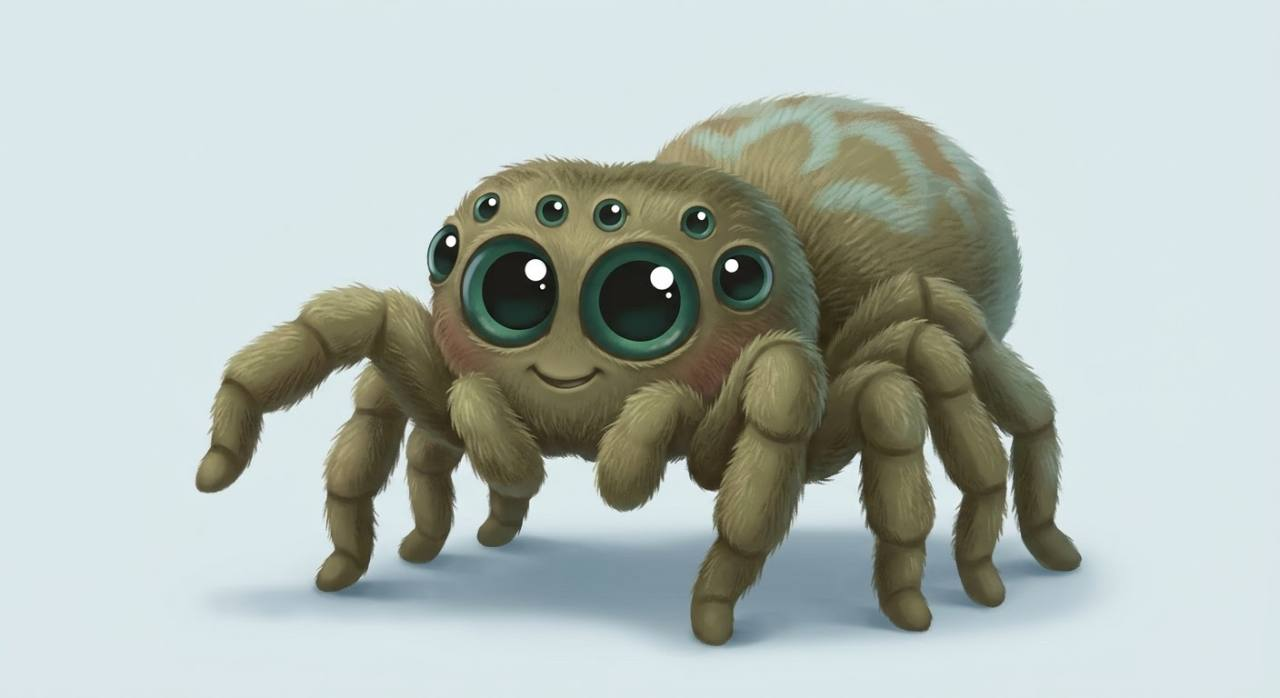
#> input picture tools/drawing-studio/assets/spider-reference.jpg, 1280 x 698 px
$ python -i shape_geometry.py   (imports and definitions only)   (older library calls are emulated)
#> lines starting #> are read from the running program, lines starting #| are printed output that depends on the picture; after the words box and inside, x2 and y2 are one past the last pixel; in counts of white or black regions, pixels touching at a corner belong together
"""Image-only primitive proposals and explainable geometric support measurements.

Scores are heuristic evidence scores, not calibrated probabilities or part labels.
No authored spider guides or vision-model responses are imported here.
"""
from collections import defaultdict
import math

import cv2
import numpy as np


def ellipse_points(geometry,count=180):
    cx,cy,a,b,angle=geometry
    t=np.linspace(0,2*math.pi,count,endpoint=False)
    co,si=math.cos(angle),math.sin(angle)
    return np.column_stack((cx+a*np.cos(t)*co-b*np.sin(t)*si,cy+a*np.cos(t)*si+b*np.sin(t)*co)).astype(np.float32)


def polygon_points(vertices,count=180):
    vertices=np.asarray(vertices,dtype=np.float32).reshape(-1,2)
    lengths=np.linalg.norm(np.roll(vertices,-1,axis=0)-vertices,axis=1)
    if lengths.sum()==0:return np.repeat(vertices[:1],count,axis=0)
    samples=[]
    for i,length in enumerate(lengths):
        n=max(2,round(count*length/lengths.sum()))
        for t in np.linspace(0,1,n,endpoint=False):samples.append(vertices[i]*(1-t)+vertices[(i+1)%len(vertices)]*t)
    return np.asarray(samples,dtype=np.float32)


def edge_evidence(gray):
    smoothed=cv2.GaussianBlur(gray,(0,0),1.3)
    edges=cv2.Canny(smoothed,35,100)
    gx=cv2.Sobel(smoothed,cv2.CV_32F,1,0,ksize=3);gy=cv2.Sobel(smoothed,cv2.CV_32F,0,1,ksize=3)
    distance=cv2.distanceTransform(255-edges,cv2.DIST_L2,3)
    return {'edges':edges,'gx':gx,'gy':gy,'distance':distance}


def foreground_evidence(image):
    """Only suppress background gaps when the image border is nearly uniform."""
    lab=cv2.cvtColor(image,cv2.COLOR_RGB2LAB).astype(np.float32)
    border=np.concatenate((lab[:5].reshape(-1,3),lab[-5:].reshape(-1,3),lab[:,:5].reshape(-1,3),lab[:,-5:].reshape(-1,3)))
    background=np.median(border,axis=0)
    spread=float(np.percentile(np.linalg.norm(border-background,axis=1),95))
    reliable=spread<16
    threshold=max(10,spread+7)
    mask=np.linalg.norm(lab-background,axis=2)>threshold
    return mask,{'uniform_border_detected':reliable,'border_lab_distance_p95':round(spread,3),'foreground_lab_distance_threshold':round(threshold,3),'candidate_interior_min_foreground_fraction':.85}


def foreground_fraction(curve,foreground):
    x,y,w,h=cv2.boundingRect(np.asarray(curve,np.float32))
    hh,ww=foreground.shape;x=max(0,x);y=max(0,y);w=min(w,ww-x);h=min(h,hh-y)
    if min(w,h)<1:return 0.0
    mask=np.zeros((h,w),np.uint8)
    cv2.fillPoly(mask,[np.round(np.asarray(curve)-[x,y]).astype(np.int32)],255)
    selected=mask>0
    return float(np.mean(foreground[y:y+h,x:x+w][selected])) if np.any(selected) else 0.0


def boundary_measure(points,evidence,tolerance=2.5):
    """Boundary support also requires image gradients normal to the proposed curve."""
    points=np.asarray(points,dtype=np.float32)
    h,w=evidence['edges'].shape
    if not np.any(evidence['edges']):return 0.0,float('inf')
    if np.any(points[:,0]<0) or np.any(points[:,0]>=w) or np.any(points[:,1]<0) or np.any(points[:,1]>=h):
        return 0.0,float('inf')
    tangent=np.roll(points,-1,axis=0)-np.roll(points,1,axis=0)
    normal=np.column_stack((-tangent[:,1],tangent[:,0]));normal/=np.maximum(1e-6,np.linalg.norm(normal,axis=1))[:,None]
    x=np.round(points[:,0]).astype(int).clip(0,w-1);y=np.round(points[:,1]).astype(int).clip(0,h-1)
    supported=np.zeros(len(points),dtype=bool)
    radius=math.ceil(tolerance)
    for dy in range(-radius,radius+1):
        for dx in range(-radius,radius+1):
            if dx*dx+dy*dy>tolerance*tolerance:continue
            xx=(x+dx).clip(0,w-1);yy=(y+dy).clip(0,h-1)
            gx=evidence['gx'][yy,xx];gy=evidence['gy'][yy,xx]
            aligned=np.abs(gx*normal[:,0]+gy*normal[:,1])/np.maximum(1e-6,np.hypot(gx,gy))>.72
            supported|=(evidence['edges'][yy,xx]>0)&aligned
    return float(supported.mean()),float(np.mean(evidence['distance'][y,x]))


def overlap_iou(contour,curve):
    all_points=np.concatenate((np.asarray(contour).reshape(-1,2),curve))
    x,y,w,h=cv2.boundingRect(all_points.astype(np.float32))
    if w*h>4_000_000 or min(w,h)<1:return 0.0
    offset=np.array([x,y]);a=np.zeros((h+2,w+2),np.uint8);b=a.copy()
    cv2.fillPoly(a,[np.round(np.asarray(contour).reshape(-1,2)-offset).astype(np.int32)],255)
    cv2.fillPoly(b,[np.round(curve-offset).astype(np.int32)],255)
    union=np.count_nonzero((a>0)|(b>0))
    return float(np.count_nonzero((a>0)&(b>0))/union) if union else 0.0


def ellipse_measure(contour,geometry,evidence):
    points=np.asarray(contour,dtype=np.float32).reshape(-1,2)
    cx,cy,a,b,angle=geometry
    curve=ellipse_points(geometry)
    # OpenCV's nearest ellipse points gives a geometric residual in image pixels.
    opencv=((float(cx),float(cy)),(float(a*2),float(b*2)),float(math.degrees(angle)))
    closest=cv2.getClosestEllipsePoints(opencv,points.reshape(-1,1,2)).reshape(-1,2)
    rms=float(np.sqrt(np.mean(np.sum((points-closest)**2,axis=1))))
    x=(points[:,0]-cx)*math.cos(angle)+(points[:,1]-cy)*math.sin(angle)
    y=-(points[:,0]-cx)*math.sin(angle)+(points[:,1]-cy)*math.cos(angle)
    bins=36 if b<18 else 72
    angles=(np.arctan2(y/b,x/a)+2*math.pi)%(2*math.pi)
    coverage=len(np.unique((angles/(2*math.pi)*bins).astype(int).clip(0,bins-1)))/bins
    support,boundary_error=boundary_measure(curve,evidence,tolerance=min(4,max(2,b*.025)))
    iou=overlap_iou(points,curve)
    fit=math.exp(-((rms/max(1,b))/.075)**2)
    base=.35*fit+.30*support+.15*coverage+.20*iou
    # An excellent algebraic fit without image evidence must not score highly.
    if support<.45:base*=support/.45
    return {'geometric_support_score':round(base,4),'rms_fit_error_px':round(rms,4),'normalized_rms_error':round(rms/b,5),'boundary_support_fraction':round(support,4),'mean_boundary_distance_px':round(boundary_error,4) if math.isfinite(boundary_error) else None,'trace_angular_coverage':round(coverage,4),'trace_fill_iou':round(iou,4),'fit_quality':round(fit,4)}


def canonical_ellipse(contour):
    (cx,cy),(width,height),angle=cv2.fitEllipseAMS(np.asarray(contour,dtype=np.float32).reshape(-1,1,2))
    if width<height:width,height=height,width;angle+=90
    return (float(cx),float(cy),float(width/2),float(height/2),math.radians(angle%180))


def valid_ellipse(geometry,shape):
    cx,cy,a,b,angle=geometry;h,w=shape
    return all(math.isfinite(v) for v in geometry) and 5<=b<=a and a/b<6 and a<max(w,h)*.55 and 0<=cx<w and 0<=cy<h


def fit_trace(contour,evidence,source='measured_trace'):
    """Measure a supplied trace as an ellipse/circle and/or a simple polygon."""
    points=np.asarray(contour,dtype=np.float32).reshape(-1,2)
    if len(points)<3 or not np.all(np.isfinite(points)):return []
    output=[]
    if len(points)>=5:
        try:
            geometry=canonical_ellipse(points)
            if valid_ellipse(geometry,evidence['edges'].shape):
                measured=ellipse_measure(points,geometry,evidence)
                kind='ellipse'
                if geometry[3]/geometry[2]>.91:
                    circle=(*geometry[:2],(geometry[2]+geometry[3])/2,(geometry[2]+geometry[3])/2,0)
                    circle_measure=ellipse_measure(points,circle,evidence)
                    if circle_measure['geometric_support_score']>=measured['geometric_support_score']-.025:
                        geometry,measured,kind=circle,circle_measure,'circle'
                output.append({'kind':kind,'geometry':list(geometry),'points':ellipse_points(geometry).tolist(),'measurements':measured,'sources':[source]})
        except cv2.error:pass
    perimeter=cv2.arcLength(points.reshape(-1,1,2),True)
    polygon=cv2.approxPolyDP(points.reshape(-1,1,2),perimeter*.025,True).reshape(-1,2)
    if len(polygon) in (3,4) and cv2.isContourConvex(polygon):
        kind='triangle'
        if len(polygon)==4:
            sides=np.roll(polygon,-1,axis=0)-polygon
            cosines=[abs(float(np.dot(sides[i],sides[(i+1)%4])))/max(1,float(np.linalg.norm(sides[i])*np.linalg.norm(sides[(i+1)%4]))) for i in range(4)]
            kind='rectangle' if max(cosines)<.25 else None
        if kind:
            curve=polygon_points(polygon);support,error=boundary_measure(curve,evidence)
            iou=overlap_iou(points,curve)
            measured={'geometric_support_score':round(.65*iou+.35*support,4),'trace_fill_iou':round(iou,4),'boundary_support_fraction':round(support,4),'mean_boundary_distance_px':round(error,4) if math.isfinite(error) else None,'vertices':len(polygon)}
            if support<.45:measured['geometric_support_score']*=support/.45
            output.append({'kind':kind,'vertices':polygon.tolist(),'points':curve.tolist(),'measurements':measured,'sources':[source]})
    return output


def similar(a,b):
    elliptical={'circle','ellipse'}
    if a['kind'] in elliptical and b['kind'] in elliptical:
        x,y,ra,rb,_=a['geometry'];xx,yy,sa,sb,_=b['geometry']
        return math.hypot(x-xx,y-yy)<max(3,min(rb,sb)*.25) and .67<ra/sa<1.5 and .67<rb/sb<1.5
    if a['kind']!=b['kind']:return False
    aa=np.mean(a['points'],axis=0);bb=np.mean(b['points'],axis=0)
    return np.linalg.norm(aa-bb)<4


def detect_shapes(image,min_score=.72,max_shapes=24):
    """Propose and measure primitives from multi-threshold/multi-scale contours."""
    cv2.setNumThreads(4);cv2.setRNGSeed(0)
    image=np.asarray(image,dtype=np.uint8)
    gray=cv2.cvtColor(image,cv2.COLOR_RGB2GRAY);evidence=edge_evidence(gray)
    foreground,background=foreground_evidence(image)
    h,w=gray.shape;proposals=[];traces=0
    def consume(binary,source):
        nonlocal traces
        contours,_=cv2.findContours(binary,cv2.RETR_LIST,cv2.CHAIN_APPROX_NONE)
        for contour in contours:
            area=abs(cv2.contourArea(contour))
            if len(contour)<15 or area<100 or area>w*h*.55:continue
            x,y,ww,hh=cv2.boundingRect(contour)
            if min(ww,hh)<11 or max(ww,hh)>min(ww,hh)*7 or x<2 or y<2 or x+ww>=w-2 or y+hh>=h-2:continue
            traces+=1
            measured=fit_trace(contour,evidence,source)
            proposals.extend(c for c in measured if c['measurements']['geometric_support_score']>=max(.4,min_score-.15))
    for sigma in (1.0,2.3,4.0):
        blurred=cv2.GaussianBlur(gray,(0,0),sigma)
        consume(cv2.Canny(blurred,35,100),f'edge_blur_{sigma}')
        for threshold in (35,55,75,95,120,145,170):
            binary=np.uint8(blurred<threshold)*255
            consume(binary,f'dark_{threshold}_blur_{sigma}')
    # Stable color regions can expose forms that grayscale merges together.
    low=cv2.resize(image,(max(1,w//3),max(1,h//3)),interpolation=cv2.INTER_AREA)
    lab=cv2.cvtColor(low,cv2.COLOR_RGB2LAB).astype(np.float32)
    _,labels,centers=cv2.kmeans(lab.reshape(-1,3),8,None,(cv2.TERM_CRITERIA_EPS+cv2.TERM_CRITERIA_MAX_ITER,25,.3),1,cv2.KMEANS_PP_CENTERS)
    labels=labels.reshape(low.shape[:2])
    for i in range(len(centers)):
        mask=cv2.resize(np.uint8(labels==i)*255,(w,h),interpolation=cv2.INTER_NEAREST)
        mask=cv2.morphologyEx(mask,cv2.MORPH_CLOSE,np.ones((5,5),np.uint8))
        consume(mask,f'color_region_{i}')
    # Merge near-identical threshold/scale proposals; retain independent source evidence.
    proposals.sort(key=lambda c:c['measurements']['geometric_support_score'],reverse=True)
    merged=[]
    for candidate in proposals:
        duplicate=next((c for c in merged if similar(c,candidate)),None)
        if duplicate:duplicate['sources']=sorted(set(duplicate['sources']+candidate['sources']))
        else:merged.append(candidate)
    accepted=[]
    for c in merged:
        fraction=foreground_fraction(c['points'],foreground)
        c['foreground_fraction']=round(fraction,4) if background['uniform_border_detected'] else None
        if background['uniform_border_detected'] and fraction<.85:continue
        base=c['measurements']['geometric_support_score'];agreement=min(1,(len(c['sources'])-1)/4)
        c['measurements']['repeatability']=round(agreement,4)
        c['measurements']['geometric_support_score']=round(base*(.95+.05*agreement),4)
        if c['measurements']['geometric_support_score']>=min_score:accepted.append(c)
    accepted.sort(key=lambda c:c['measurements']['geometric_support_score'],reverse=True)
    accepted=accepted[:max_shapes]
    for i,c in enumerate(accepted):
        c['id']=f'A{i+1:02}';c['semantic_label']=None;c['review_required']=True
        c['score_band']='strong' if c['measurements']['geometric_support_score']>=.85 else 'moderate' if c['measurements']['geometric_support_score']>=.72 else 'weak'
        c['detail_candidate']=cv2.contourArea(np.asarray(c['points'],np.float32))<w*h*.0003
        if c['kind'] in ('circle','ellipse'):
            x,y,a,b,angle=c['geometry']
            for other in accepted:
                if other is c or other['kind'] not in ('circle','ellipse'):continue
                xx,yy,aa,bb,rotation=other['geometry']
                if a*b>aa*bb*.2:continue
                dx=(x-xx)*math.cos(rotation)+(y-yy)*math.sin(rotation)
                dy=-(x-xx)*math.sin(rotation)+(y-yy)*math.cos(rotation)
                if (dx/aa)**2+(dy/bb)**2<.6:c['detail_candidate']=True
    return {'candidates':accepted,'trace_count':traces,'raw_proposals':len(proposals),'merged_proposals':len(merged),'edge_map':evidence['edges'],'background_test':background}

>>> import cv2
>>> picture = cv2.cvtColor(cv2.imread('assets/spider-reference.jpg'), cv2.COLOR_BGR2RGB)
>>> result = detect_shapes(picture)
#> in edge_evidence, `edges=cv2.Canny(smoothed,35,100)`:
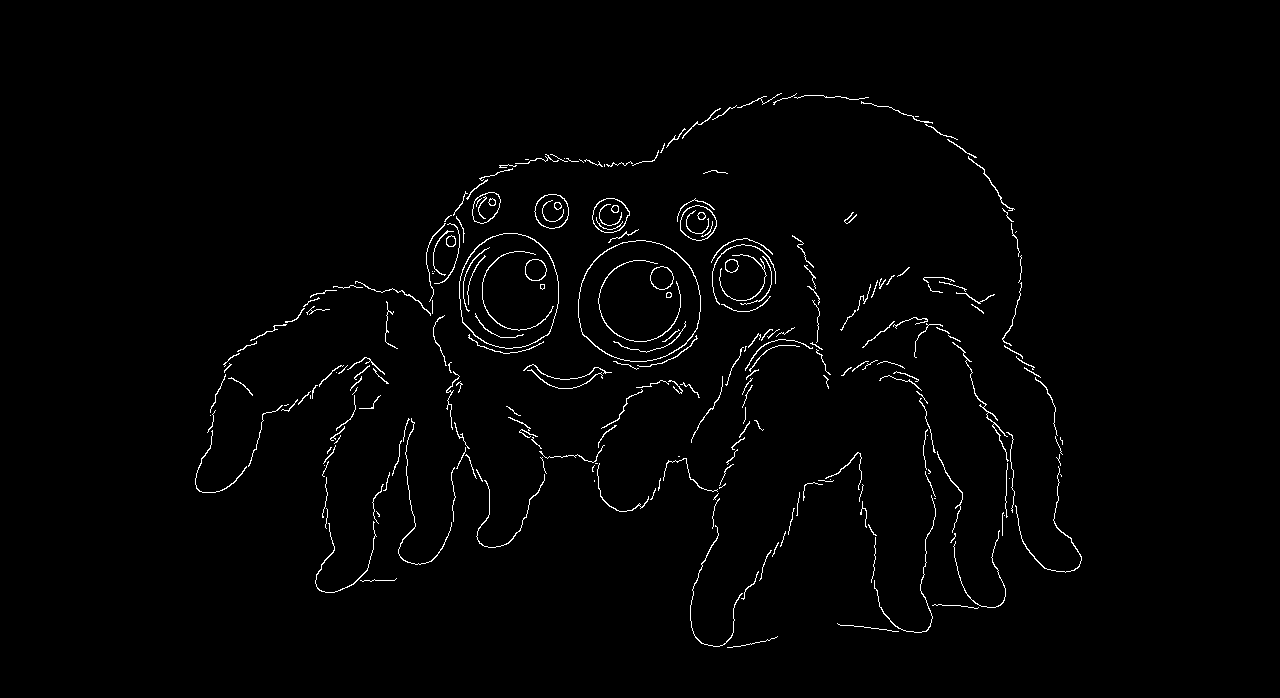
#> edges: shape (698, 1280); 1.5% white in thin lines or dots, all inside (x1, y1, x2, y2) = (195, 93, 1082, 648)
#> in edge_evidence, `distance=cv2.distanceTransform(255-edges,cv2.DIST_L2,3)`:
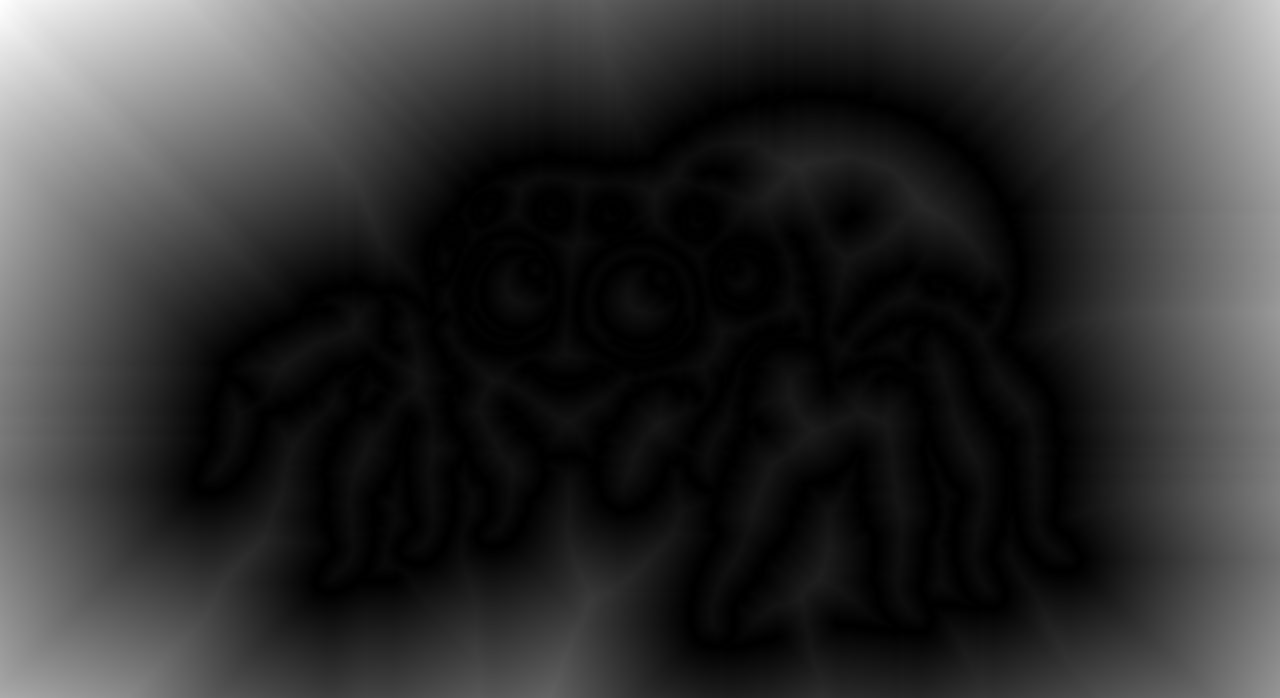
#> distance: shape (698, 1280) float32; min 0, max 417.2, mean 82.2; drawn with min black and max white
#> in detect_shapes, `evidence = edge_evidence(gray)`: evidence = 4 items
#> in foreground_evidence, `lab=cv2.cvtColor(image,cv2.COLOR_RGB2LAB).astype(np.float32)`:
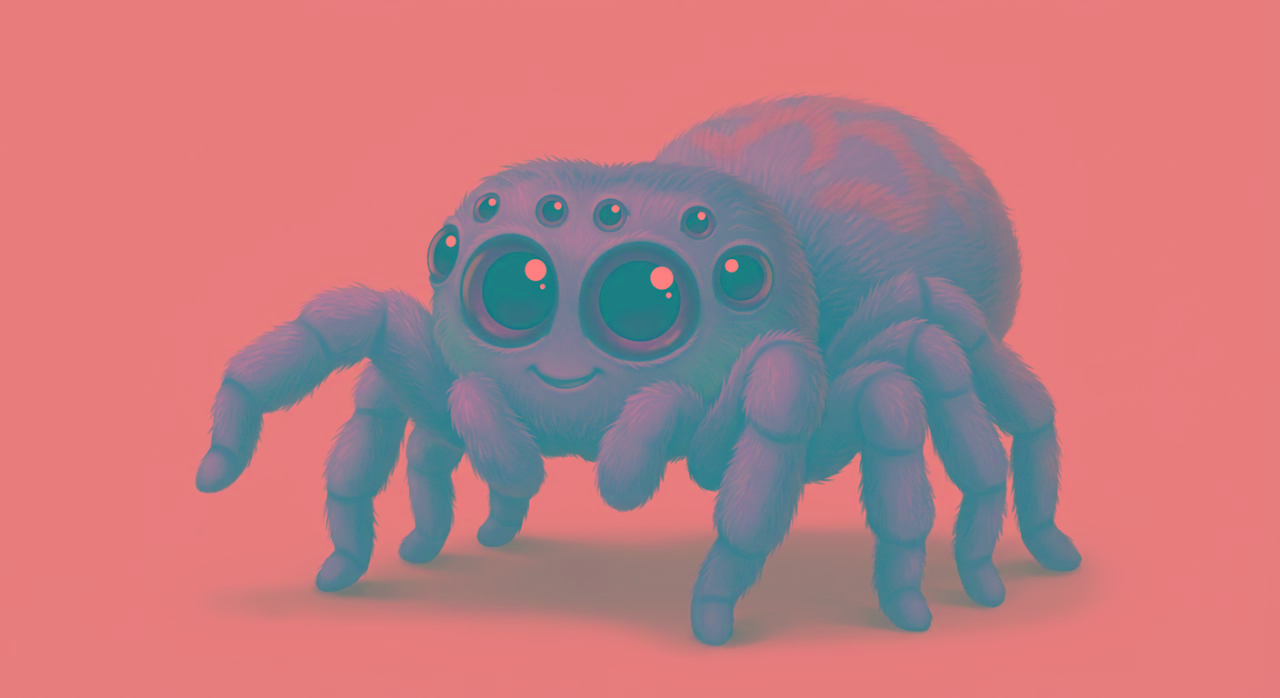
#> lab: shape (698, 1280, 3) float32; mean R, G, B 188.9, 124.9, 130.8
#> in foreground_evidence, `background=np.median(border,axis=0)`: background = [232, 124, 125]
#> in foreground_evidence, `spread=float(np.percentile(np.linalg.norm(border-background,axis=1),95))`: spread = 1.41
#> in foreground_evidence, `reliable=spread<16`: reliable = True
#> in foreground_evidence, `threshold=max(10,spread+7)`: threshold = 10
#> in foreground_evidence, `mask=np.linalg.norm(lab-background,axis=2)>threshold`: mask: shape (698, 1280) bool; 38.2% white; 57 white regions (56 under 20 px), largest, box (x1, y1, x2, y2) and area: (194, 91, 1106, 657) 341352
#> in detect_shapes, `foreground,background=foreground_evidence(image)`: background = 4 items
#> the loop in detect_shapes, `for sigma in (1.0,2.3,4.0):` made 3 passes
#> after the loop in detect_shapes, `for sigma in (1.0,2.3,4.0):`:
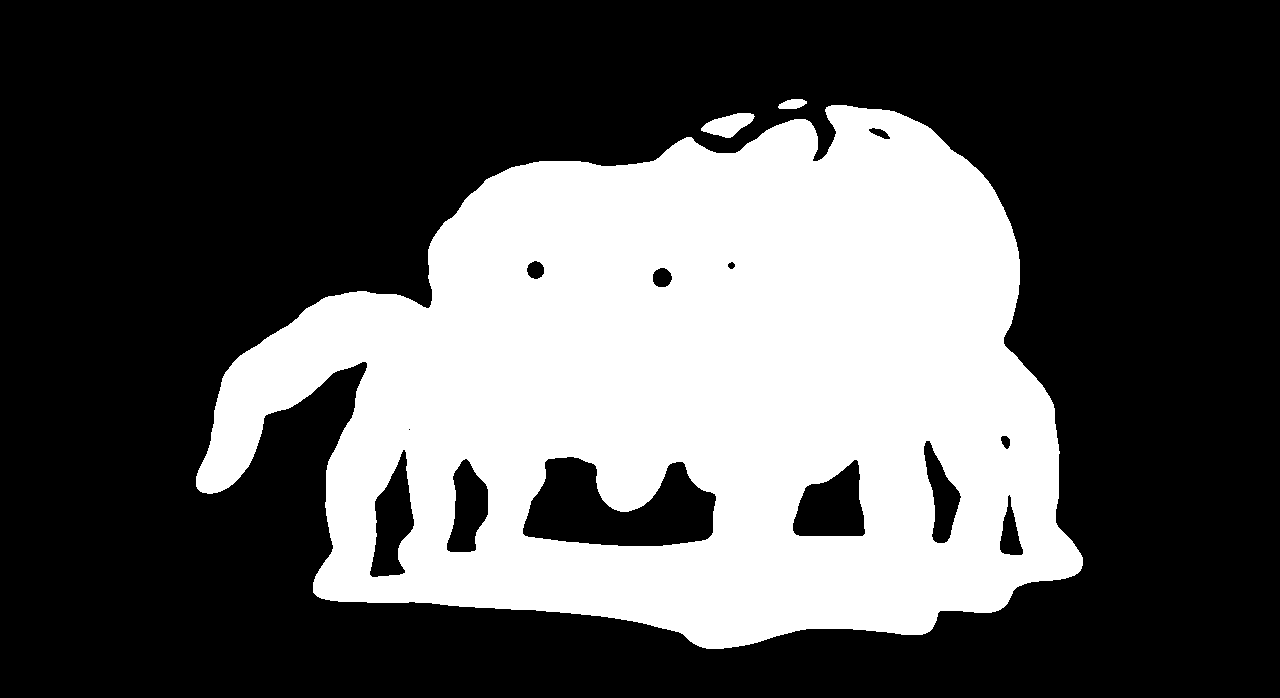
#> binary: shape (698, 1280); 33.9% white; 3 white regions, box (x1, y1, x2, y2) and area: (196, 105, 1083, 649) 301944, (701, 113, 755, 138) 796, (778, 99, 807, 109) 217
#> in detect_shapes, `labels=labels.reshape(low.shape[:2])`:
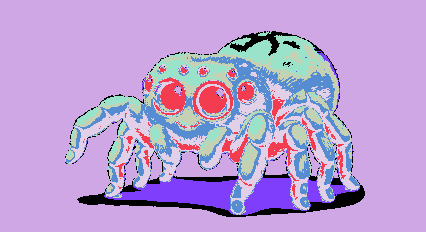
#> labels: shape (232, 426) int32; 8 distinct labels, from 0 to 7; one colour per label, 0 black
#> the loop in detect_shapes, `for i in range(len(centers)):` made 8 passes
#> after the loop in detect_shapes, `for i in range(len(centers)):`: mask: shape (698, 1280); 4.4% white; 136 white regions (98 under 20 px), largest, box (x1, y1, x2, y2) and area: (313, 524, 719, 647) 20595, (725, 527, 902, 647) 11907, (923, 539, 995, 611) 2313
#> the loop in detect_shapes, `for c in merged:` made 18 passes
#> pass 3, in foreground_fraction (call 3), `selected=mask>0`:
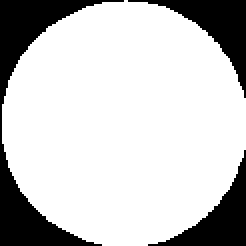
#> selected: shape (123, 123) bool (shown 2 times larger); 78.4% white; 3 black regions, box (x1, y1, x2, y2) and area: (0, 0, 62, 123) 1734, (64, 0, 123, 49) 796, (74, 75, 123, 123) 737
#> the loop in detect_shapes, `for i,c in enumerate(accepted):` made 11 passes
